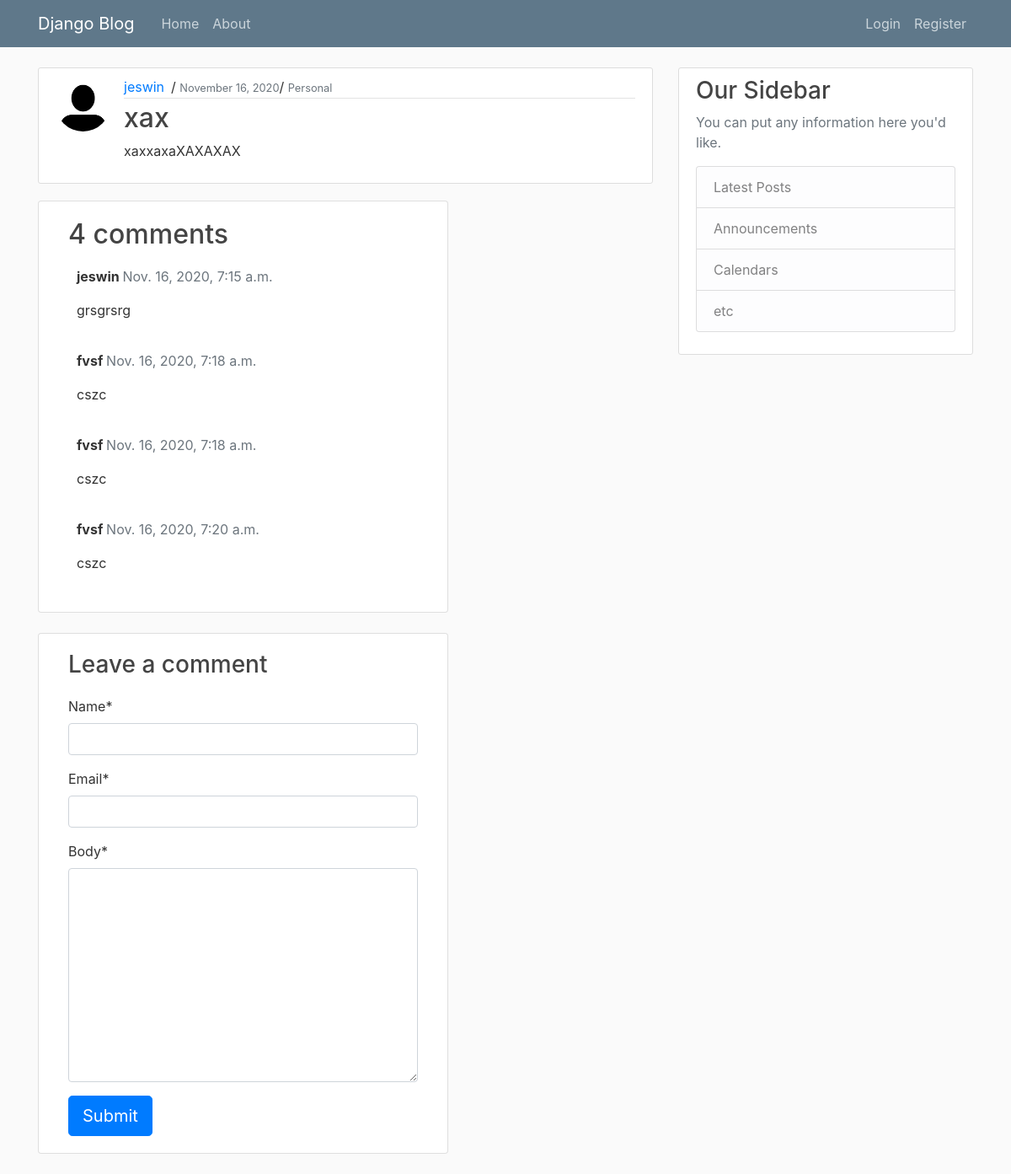
The app's page /post/2/, older data.
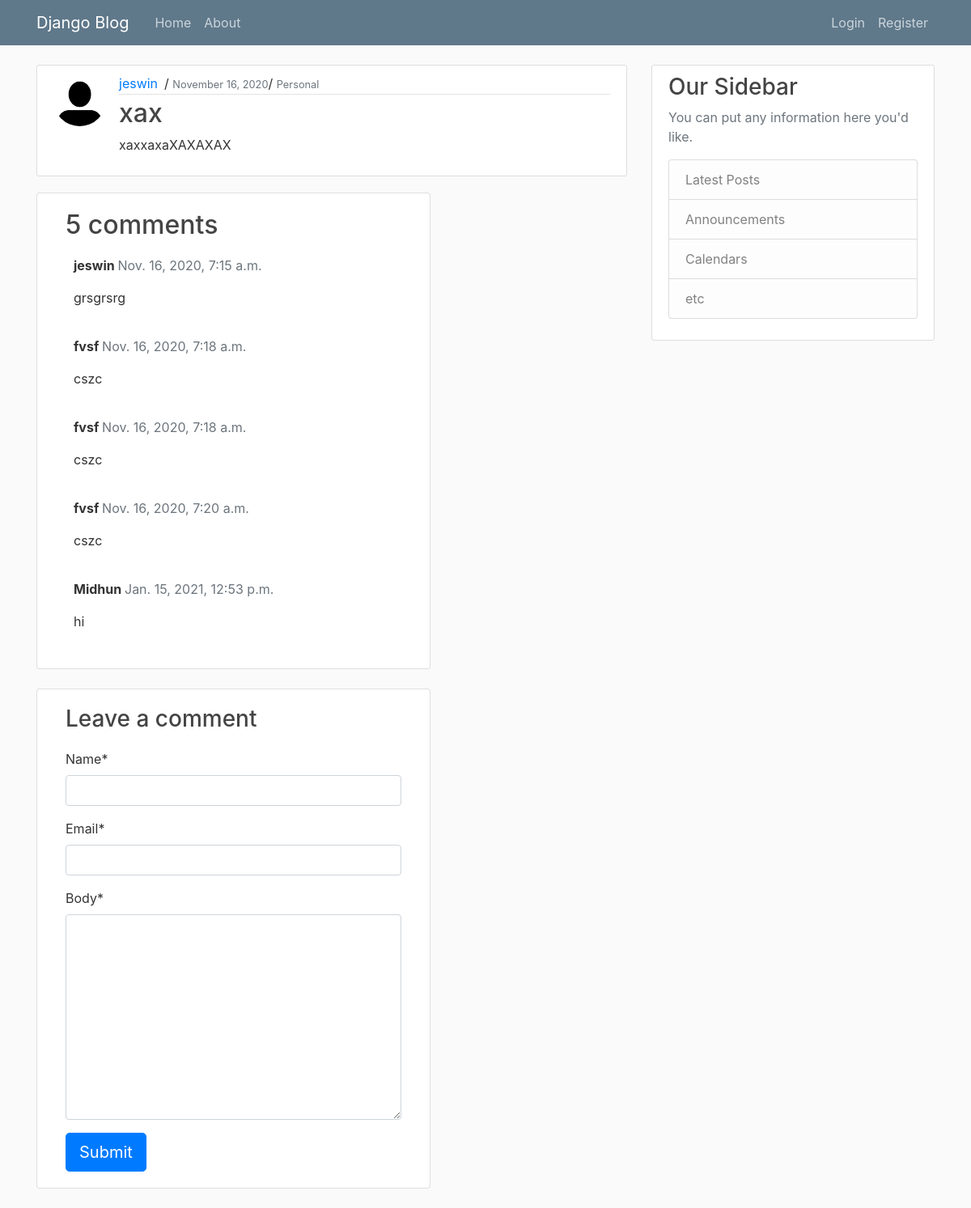
The same page, newer data.
### blog/models.py (models this page shows, shortened)
class Comment(models.Model):
    post = models.ForeignKey(Post,on_delete=models.CASCADE,related_name='comments')
    name = models.CharField(max_length=80)
    email = models.EmailField()
    body = models.TextField()
    created_on = models.DateTimeField(auto_now_add=True)
    active = models.BooleanField(default=True)
    class Meta:
        ordering = ['created_on']

### blog/views.py (the view)
# urls.py: path('post/<int:pk>/', views.post_detail, name='post-detail'),
def post_detail(request, pk):
    template_name = 'blog/post_detail.html'
    post = get_object_or_404(Post, pk=pk)
    comments = post.comments.filter(active=True)
    new_comment = None
    if request.method == 'POST':
        comment_form = CommentForm(data=request.POST)
        if comment_form.is_valid():
            new_comment = comment_form.save(commit=False)
            new_comment.post = post
            new_comment.save()
    else:
        comment_form = CommentForm()
    return render(request, template_name, {'post': post,
                                           'comments': comments,
                                           'new_comment': new_comment,
                                           'comment_form': comment_form})

### blog/forms.py
class CommentForm(forms.ModelForm):
    class Meta:
        model = Comment
        fields = ('name', 'email', 'body')

### blog/templates/blog/post_detail.html (shortened to what this page needs)
{% extends "blog/base.html" %}
{% load crispy_forms_tags %}
{% block content %}
  <article class="media content-section">
    <img class="rounded-circle article-img" src="{{ post.author.profile.image.url }}">
    <div class="media-body">
      <div class="article-metadata">
        <a class="mr-2" href="#">{{ post.author }}</a>/
        <small class="text-muted">{{ post.date_posted|date:"F d, Y" }}</small>/
        <small class="text-muted">{{ post.category}}</small>
      </div>
      <h2 class="article-title">{{ post.title }}</h2>
      <p class="article-content">{{ post.content }}</p>
    </div>
  </article>
  <div class="col-md-8 card mb-4  mt-3 ">
    <div class="card-body">
      <h2>{{ comments.count }} comments</h2>
      {% for comment in comments %}
      <div class="comments" style="padding: 10px;">
        <p class="font-weight-bold">
          {{ comment.name }}
          <span class=" text-muted font-weight-normal">
            {{ comment.created_on }}
          </span>
        </p>
        {{ comment.body | linebreaks }}
      </div>
      {% endfor %}
    </div>
  </div>
  <div class="col-md-8 card mb-4  mt-3 ">
    <div class="card-body">
      <h3>Leave a comment</h3>
      <form method="post" style="margin-top: 1.3em;">
        {{ comment_form | crispy }}
        <button type="submit" class="btn btn-primary  btn-lg">Submit</button>
      </form>
    </div>
  </div>
{% endblock content %}

Row changes from the older to the newer data that the page shows:
added Comment: name "Midhun", created_on "Jan. 15, 2021, 12:53 p.m.", body "hi"
Text that changed along with them:
{{ comments.count }}: "4" → "5"
